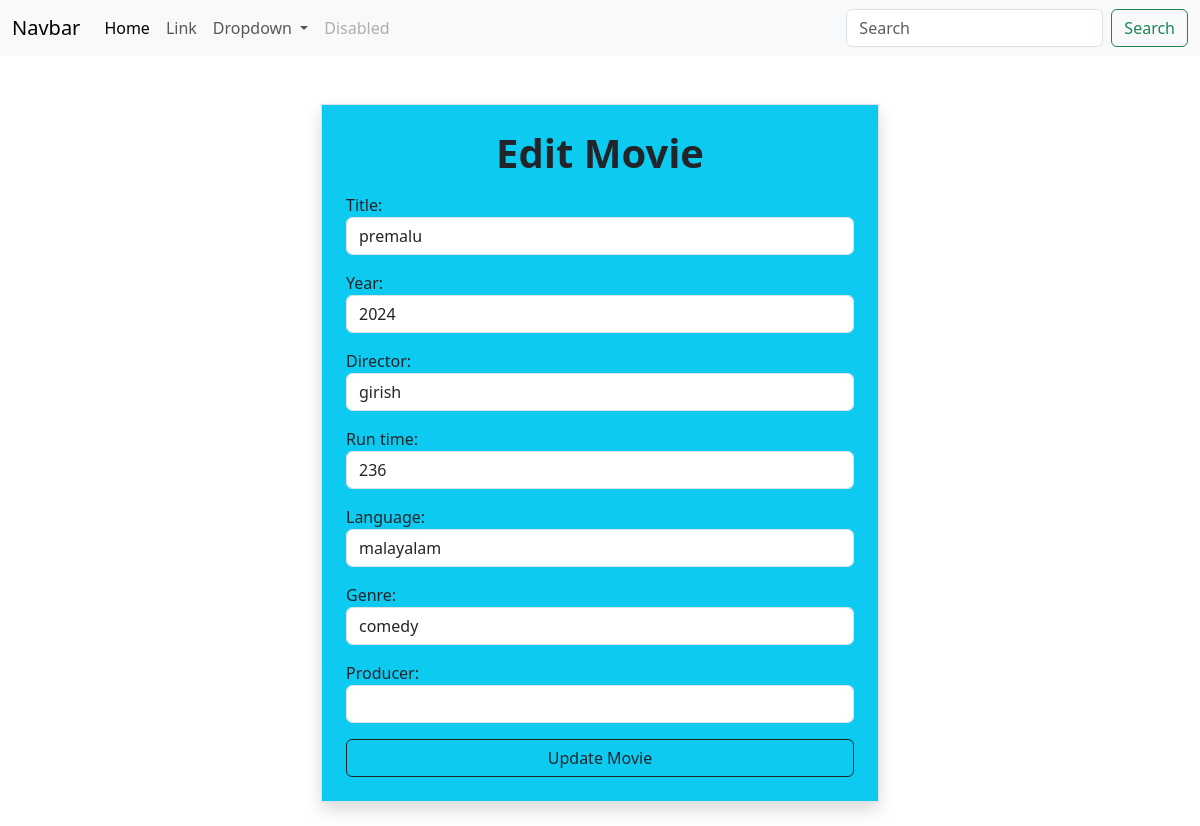
The app's page /movie/5/change/ with its own data.
### myapp/models.py (models this page shows, shortened)
class Movie(models.Model):
    title=models.CharField(max_length=200)
    year=models.CharField(max_length=200)
    director=models.CharField(max_length=200)
    run_time=models.PositiveIntegerField()
    language=models.CharField(max_length=200)
    genre=models.CharField(max_length=200)
    producer=models.CharField(max_length=200,null=True)

### myapp/views.py (the view, shortened to what this page needs)
# urls.py: path('movie/<int:pk>/change/',views.MovieUpdateView.as_view(),name="movie-edit"),
class MovieUpdateView(View):
    def get(self,request,*args,**kwargs):
        id=kwargs.get("pk")
        movie_object=Movie.objects.get(id=id)
        form_instance=MovieModelForm(instance=movie_object)
        return render(request,"movie_edit.html",{"form":form_instance})

### myapp/forms.py
class MovieModelForm(forms.ModelForm):
    class Meta:
        model=Movie
        exclude=("id",)
        widgets={
            "title":forms.TextInput(attrs={"class":"form-control"}),
            "year":forms.TextInput(attrs={"class":"form-control"}),
            "run_time":forms.NumberInput(attrs={"class":"form-control"}),
            "language":forms.TextInput(attrs={"class":"form-control"}),
            "director":forms.TextInput(attrs={"class":"form-control"}),
            "genre":forms.TextInput(attrs={"class":"form-control"}),
            "producer":forms.TextInput(attrs={"class":"form-control"})
        }

### myapp/templates/movie_edit.html (shortened to what this page needs)
{%extends 'base.html'%}
{%block main_block%}
<div class="container">
    <form action="" method="post" class="border shadow p-4 mt-5 w-50 mx-auto mb-4 bg-info">
        <h1 class="mb-3 text-center fw-bold">Edit Movie</h1>
        {{form.as_p}}
        <button type="submit" class="form-control w-100 btn btn-outline-dark">Update Movie</button>
    </form>
</div>
{%endblock%}

### records on screen
Movie: title "premalu", year "2024", director "girish", run_time "236", language "malayalam", genre "comedy"
